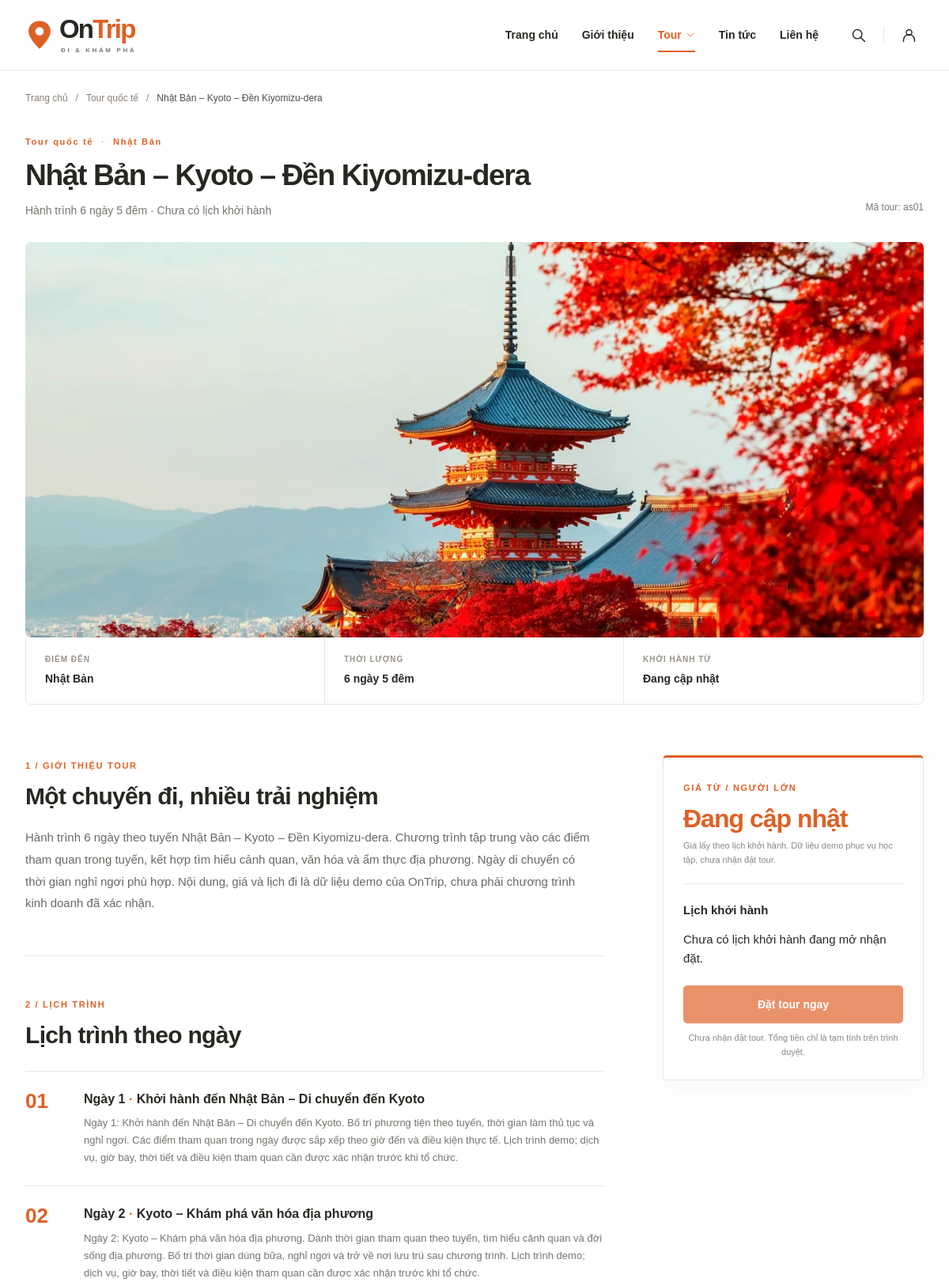
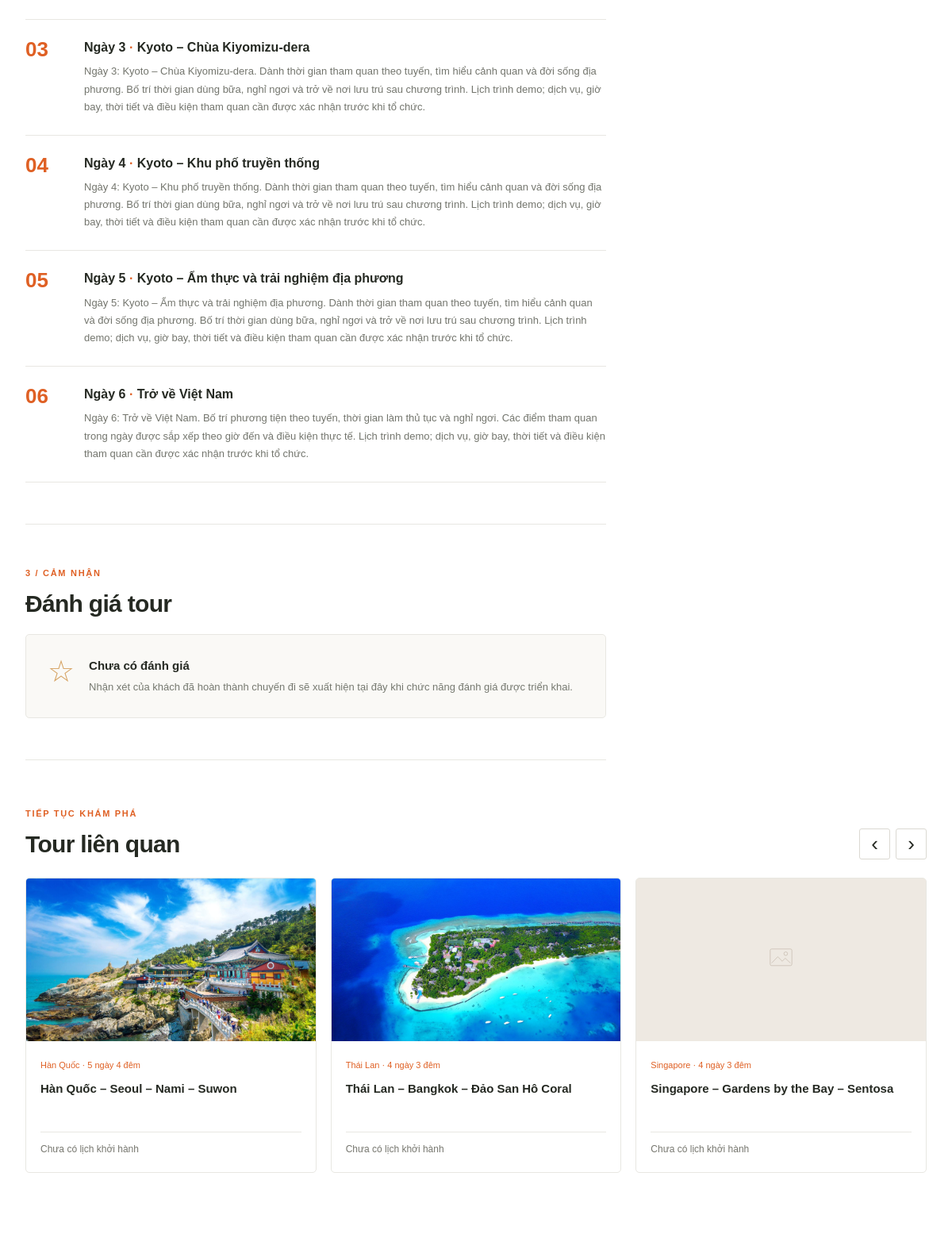
Screenshot of /index.php?page=tour-detail&type=international&id=as01 (upper part) with the database file from the repository (2 pictures, top to bottom).
### tables this page shows
CREATE TABLE IF NOT EXISTS `tour` (
    `id_tour` BIGINT UNSIGNED NOT NULL AUTO_INCREMENT,
    `ma_tour` VARCHAR(30) NOT NULL,
    `id_diem_den_chinh` BIGINT UNSIGNED NOT NULL,
    `ten_tour` VARCHAR(255) NOT NULL,
    `gioi_thieu` TEXT DEFAULT NULL,
    `so_ngay` TINYINT UNSIGNED NOT NULL,
    `duong_dan_anh` VARCHAR(255) DEFAULT NULL,
    `trang_thai` ENUM('draft', 'published', 'archived') NOT NULL DEFAULT 'draft',
    `noi_bat` TINYINT(1) NOT NULL DEFAULT 0,
    `tao_luc` TIMESTAMP NOT NULL DEFAULT CURRENT_TIMESTAMP,
    `cap_nhat_luc` TIMESTAMP NOT NULL DEFAULT CURRENT_TIMESTAMP ON UPDATE CURRENT_TIMESTAMP,
    PRIMARY KEY (`id_tour`),
    UNIQUE KEY `uq_tours_code` (`ma_tour`),
    KEY `idx_tours_destination_status` (`id_diem_den_chinh`, `trang_thai`),
    KEY `idx_tours_featured_status` (`noi_bat`, `trang_thai`),
    CONSTRAINT `chk_tours_duration` CHECK (`so_ngay` > 0),
    CONSTRAINT `fk_tours_destination` FOREIGN KEY (`id_diem_den_chinh`)
        REFERENCES `diem_den` (`id_diem_den`) ON UPDATE RESTRICT ON DELETE RESTRICT
);

CREATE TABLE IF NOT EXISTS `diem_den` (
    `id_diem_den` BIGINT UNSIGNED NOT NULL AUTO_INCREMENT,
    `ma_khu_vuc` VARCHAR(32) NOT NULL,
    `ten_diem_den` VARCHAR(120) NOT NULL,
    `duong_dan_anh` VARCHAR(255) DEFAULT NULL,
    `dang_hoat_dong` TINYINT(1) NOT NULL DEFAULT 1,
    PRIMARY KEY (`id_diem_den`),
    UNIQUE KEY `uq_destinations_region_name` (`ma_khu_vuc`, `ten_diem_den`),
    CONSTRAINT `fk_destinations_region` FOREIGN KEY (`ma_khu_vuc`)
        REFERENCES `khu_vuc_tour` (`ma_khu_vuc`) ON UPDATE CASCADE ON DELETE RESTRICT
);

CREATE TABLE IF NOT EXISTS `lich_trinh_ngay` (
    `id_lich_trinh_ngay` BIGINT UNSIGNED NOT NULL AUTO_INCREMENT,
    `id_tour` BIGINT UNSIGNED NOT NULL,
    `ngay_thu` TINYINT UNSIGNED NOT NULL,
    `tieu_de` VARCHAR(255) NOT NULL,
    `noi_dung` TEXT NOT NULL,
    PRIMARY KEY (`id_lich_trinh_ngay`),
    UNIQUE KEY `uq_itinerary_tour_day` (`id_tour`, `ngay_thu`),
    CONSTRAINT `chk_itinerary_day` CHECK (`ngay_thu` > 0),
    CONSTRAINT `fk_itinerary_tour` FOREIGN KEY (`id_tour`)
        REFERENCES `tour` (`id_tour`) ON UPDATE RESTRICT ON DELETE CASCADE
);

### app/controllers/TourController.php (called while the page is built, shortened)
<?php
require_once __DIR__ . '/../../config/database.php';
require_once __DIR__ . '/../models/tour.php';
class TourController
{
    private TourModel $model;
    public function __construct()
    {
        $this->model = new TourModel(getDatabaseConnection());
    }
    private function queryString(string $name): string
    {
        return is_string($_GET[$name] ?? null) ? trim($_GET[$name]) : '';
    }
    private function prepareImage(array $tour): array
    {
        $publicRoot = realpath(__DIR__ . '/../../public');
        $image = $tour['image'] ?? '';
        $file = $image !== '' ? realpath($publicRoot . '/' . $image) : false;
        $assetsRoot = realpath($publicRoot . '/assets/images') . DIRECTORY_SEPARATOR;
        if ($file === false || !is_file($file) || !str_starts_with($file, $assetsRoot)) {
            $tour['image'] = 'assets/images/placeholder.svg';
        }
        return $tour;
    }
    public function detail(): void
    {
        $tourType = $this->queryString('type') === 'international' ? 'international' : 'domestic';
        $typeTitle = $tourType === 'domestic' ? 'Tour trong nước' : 'Tour quốc tế';
        $code = $this->queryString('id');
        $tour = $this->model->findPublishedTour($tourType, $code);
        $notFound = $tour === null;
        $relatedTours = [];
        $selectedSchedule = null;
        if ($notFound) {
            http_response_code(404);
        } else {
            $tour = $this->prepareImage($tour);
            $selectedSchedule = $tour['schedules'][0] ?? null;
            $relatedTours = array_values(array_filter(
                $this->model->getPublishedTours($tourType),
                static fn($item) => $item['id'] !== $tour['id']
            ));
            usort($relatedTours, static fn($a, $b) =>
                (int) ($b['region'] === $tour['region']) <=> (int) ($a['region'] === $tour['region'])
            );
            $relatedTours = array_map($this->prepareImage(...), array_slice($relatedTours, 0, 6));
        }
        require __DIR__ . '/../views/tours/detail.php';
    }
}

### config/database.php (called while the page is built, shortened)
<?php
function getDatabaseConnection(): PDO
{
    $host = getenv('DB_HOST') ?: '127.0.0.1';
    $port = getenv('DB_PORT') ?: '3306';
    $database = getenv('DB_NAME') ?: 'ontrip';
    $username = getenv('DB_USER') ?: 'root';
    $password = getenv('DB_PASS');
    $password = $password === false ? '' : $password;
    $dsn = "mysql:host={$host};port={$port};dbname={$database};charset=utf8mb4";
    $connection = new PDO($dsn, $username, $password, [
        PDO::ATTR_ERRMODE => PDO::ERRMODE_EXCEPTION,
        PDO::ATTR_DEFAULT_FETCH_MODE => PDO::FETCH_ASSOC,
        PDO::ATTR_EMULATE_PREPARES => false,
    ]);
    return $connection;
}

### app/models/tour.php (called while the page is built, shortened)
<?php
class TourModel
{
    private $connection;
    public function __construct(PDO $connection)
    {
        $this->connection = $connection;
    }
    public function getPublishedTours(string $type, ?string $code = null): array
    {
        $codeCondition = $code !== null ? ' AND t.ma_tour = ?' : '';
        $statement = $this->connection->prepare(
            "SELECT t.id_tour, t.ma_tour AS id, t.ten_tour AS name, t.gioi_thieu AS introduction,
                    t.so_ngay AS days, t.duong_dan_anh AS image, t.noi_bat AS featured,
                    k.loai_tour AS type,
                    d.ten_diem_den AS destination, d.id_diem_den AS destination_id, d.ma_khu_vuc AS region
             FROM tour t
             JOIN diem_den d ON d.id_diem_den = t.id_diem_den_chinh
             JOIN khu_vuc_tour k ON k.ma_khu_vuc = d.ma_khu_vuc
             WHERE k.loai_tour = ? AND t.trang_thai = 'published' AND d.dang_hoat_dong = 1
             $codeCondition ORDER BY k.thu_tu, t.ma_tour"
        );
        $statement->execute($code !== null ? [$type, $code] : [$type]);
        $tours = $statement->fetchAll();
        $ids = array_column($tours, 'id_tour');
        $placeholders = implode(',', array_fill(0, count($ids), '?'));
        $now = new DateTimeImmutable('now', new DateTimeZone('Asia/Ho_Chi_Minh'));
        $statement = $this->connection->prepare(
            "SELECT id_lich_khoi_hanh AS id, id_tour, ngay_khoi_hanh AS date,
                    diem_khoi_hanh AS origin, gia_nguoi_lon AS adult_price,
                    gia_tre_em AS child_price, so_cho AS capacity
             FROM lich_khoi_hanh
             WHERE id_tour IN ($placeholders) AND trang_thai = 'open'
               AND ngay_khoi_hanh >= ? AND (han_dat IS NULL OR han_dat >= ?)
             ORDER BY ngay_khoi_hanh, id_lich_khoi_hanh"
        );
        $parameters = array_merge($ids, [
            $now->format('Y-m-d'),
            $now->format('Y-m-d H:i:s'),
        ]);
        $statement->execute($parameters);
        $schedules = [];
        foreach ($statement->fetchAll() as $schedule) {
            $schedule['adult_price'] = (int) $schedule['adult_price'];
            $schedule['child_price'] = (int) $schedule['child_price'];
            $schedules[$schedule['id_tour']][] = $schedule;
        }
        $statement = $this->connection->prepare(
            "SELECT tn.id_tour, tn.ma_nhu_cau FROM tour_nhu_cau tn
             JOIN nhu_cau n ON n.ma_nhu_cau = tn.ma_nhu_cau
             WHERE tn.id_tour IN ($placeholders) AND n.dang_hoat_dong = 1 ORDER BY n.thu_tu"
        );
        $statement->execute($ids);
        $needs = [];
        foreach ($statement->fetchAll() as $need) {
            $needs[$need['id_tour']][] = $need['ma_nhu_cau'];
        }
        foreach ($tours as &$tour) {
            $tour['days'] = (int) $tour['days'];
            $tour['duration'] = $tour['days'] . ' ngày ' . ($tour['days'] - 1) . ' đêm';
            $tour['needs'] = $needs[$tour['id_tour']] ?? [];
            $tour['schedules'] = $schedules[$tour['id_tour']] ?? [];
            $tour['dates'] = array_values(array_unique(array_column($tour['schedules'], 'date')));
            $tour['origins'] = array_values(array_unique(array_column($tour['schedules'], 'origin')));
            $tour['origin'] = implode(', ', $tour['origins']);
            $tour['price'] = $tour['schedules'] ? min(array_column($tour['schedules'], 'adult_price')) : null;
        }
        return $tours;
    }
    public function findPublishedTour(string $type, string $code): ?array
    {
        foreach ($this->getPublishedTours($type, $code) as $tour) {
            if ($tour['id'] === $code) {
                $statement = $this->connection->prepare(
                    'SELECT ngay_thu AS day, tieu_de AS title, noi_dung AS content
                     FROM lich_trinh_ngay WHERE id_tour = ? ORDER BY ngay_thu'
                );
                $statement->execute([$tour['id_tour']]);
                $tour['itinerary'] = $statement->fetchAll();
                return $tour;
            }
        }
        return null;
    }
}

### app/views/tours/detail.php (the view, shortened to what this page needs)
<?php
$escape = static function ($value): string {
    return htmlspecialchars((string) $value, ENT_QUOTES, 'UTF-8');
};
$adultPrice = $selectedSchedule['adult_price'] ?? 0;
$childPrice = $selectedSchedule['child_price'] ?? 0;
?>
<!doctype html>
<html lang="vi">
<head>
    <link rel="stylesheet" href="assets/css/style.css">
</head>
<body class="detail-page">
<?php require __DIR__ . '/../partials/header.php'; ?>
<main id="noi-dung" class="detail-main">
<?php if ($notFound): ?>
    <div class="container detail-not-found"><h1>Không tìm thấy tour</h1><p>Tour không tồn tại hoặc chưa được công bố.</p><a class="button button-primary" href="index.php?page=tours&amp;type=<?= $tourType ?>">Xem danh sách tour</a></div>
<?php else: ?>
    <div class="container">
        <nav class="detail-breadcrumb" aria-label="Đường dẫn trang"><a href="index.php">Trang chủ</a><span>/</span><a href="index.php?page=tours&amp;type=<?= $tourType ?>"><?= $typeTitle ?></a><span>/</span><span aria-current="page"><?= $escape($tour['name']) ?></span></nav>
        <header class="detail-heading">
            <div><span class="detail-kicker"><?= $typeTitle ?> <span>·</span> <?= $escape($tour['destination']) ?></span><h1><?= $escape($tour['name']) ?></h1><p>Hành trình <?= $escape($tour['duration']) ?> · <?= $tour['origin'] !== '' ? 'Khởi hành từ ' . $escape($tour['origin']) : 'Chưa có lịch khởi hành' ?></p></div>
            <span class="detail-code">Mã tour: <?= $escape($tour['id']) ?></span>
        </header>
        <div class="detail-hero"><img src="<?= $escape($tour['image']) ?>" alt="<?= $escape($tour['destination']) ?>" width="1200" height="590"></div>
        <div class="detail-facts" aria-label="Thông tin nhanh">
            <div><span>ĐIỂM ĐẾN</span><strong><?= $escape($tour['destination']) ?></strong></div>
            <div><span>THỜI LƯỢNG</span><strong><?= $escape($tour['duration']) ?></strong></div>
            <div><span>KHỞI HÀNH TỪ</span><strong><?= $escape($tour['origin'] ?: 'Đang cập nhật') ?></strong></div>
        </div>
        <div class="detail-layout">
            <div class="detail-content">
                <section class="detail-section" id="tong-quan">
                    <span class="detail-section-label">1 / GIỚI THIỆU TOUR</span><h2>Một chuyến đi, nhiều trải nghiệm</h2>
                    <p><?= nl2br($escape($tour['introduction'] ?: 'Giới thiệu tour đang được cập nhật.')) ?></p>
                </section>
                <section class="detail-section" id="lich-trinh">
                    <span class="detail-section-label">2 / LỊCH TRÌNH</span><h2>Lịch trình theo ngày</h2>
                    <div class="detail-days">
                        <?php foreach ($tour['itinerary'] as $day): ?>
                        <article class="detail-day">
                            <span class="detail-day-number"><?= str_pad((string) $day['day'], 2, '0', STR_PAD_LEFT) ?></span>
                            <div><h3>Ngày <?= (int) $day['day'] ?> <span>·</span> <?= $escape($day['title']) ?></h3><p><?= nl2br($escape($day['content'])) ?></p></div>
                        </article>
                        <?php endforeach; ?>
                    </div>
                </section>
                <section class="detail-section" id="danh-gia"><span class="detail-section-label">3 / CẢM NHẬN</span><h2>Đánh giá tour</h2><div class="detail-review-empty"><span aria-hidden="true">☆</span><div><strong>Chưa có đánh giá</strong><p>Nhận xét của khách đã hoàn thành chuyến đi sẽ xuất hiện tại đây khi chức năng đánh giá được triển khai.</p></div></div></section>
            </div>
            <aside class="detail-sidebar" aria-label="Lịch khởi hành và tạm tính tour">
                <div class="detail-booking" <?= $selectedSchedule ? 'data-booking-preview' : '' ?> data-adult-price="<?= $adultPrice ?>" data-child-price="<?= $childPrice ?>">
                    <span class="detail-booking-label">GIÁ TỪ / NGƯỜI LỚN</span>
                    <p class="detail-price"><?= $tour['price'] !== null ? number_format($tour['price'], 0, ',', '.') . ' <small>₫</small>' : 'Đang cập nhật' ?></p>
                    <p class="detail-price-note">Giá lấy theo lịch khởi hành. Dữ liệu demo phục vụ học tập, chưa nhận đặt tour.</p>
                    <div class="detail-booking-divider"></div><h2>Lịch khởi hành</h2>
                    <?php if (!$selectedSchedule): ?>
                        <p>Chưa có lịch khởi hành đang mở nhận đặt.</p>
                    <?php endif; ?>
                    <button class="button button-primary detail-book-button" type="button" disabled>Đặt tour ngay</button><p class="detail-static-note">Chưa nhận đặt tour. Tổng tiền chỉ là tạm tính trên trình duyệt.</p>
                </div>
            </aside>
        </div>
        <?php if ($relatedTours): ?>
        <section class="detail-related" aria-labelledby="related-title">
            <div class="detail-related-heading"><div><span class="detail-section-label">TIẾP TỤC KHÁM PHÁ</span><h2 id="related-title">Tour liên quan</h2></div><div class="detail-related-controls"><button type="button" data-related-prev aria-label="Xem các tour liên quan trước">‹</button><button type="button" data-related-next aria-label="Xem các tour liên quan tiếp theo">›</button></div></div>
            <div class="detail-related-grid" data-related-grid>
                <?php foreach ($relatedTours as $index => $related): ?>
                <article class="detail-related-card" data-related-card <?= $index >= 3 ? 'hidden' : '' ?>>
                    <a href="index.php?page=tour-detail&amp;type=<?= $tourType ?>&amp;id=<?= $escape($related['id']) ?>"><img src="<?= $escape($related['image']) ?>" alt="<?= $escape($related['destination']) ?>" width="380" height="250" loading="lazy"><div><span><?= $escape($related['destination']) ?> · <?= $escape($related['duration']) ?></span><h3><?= $escape($related['name']) ?></h3><p><?= $related['price'] !== null ? 'Từ <strong>' . number_format($related['price'], 0, ',', '.') . ' ₫</strong> / người lớn' : 'Chưa có lịch khởi hành' ?></p></div></a>
                </article>
                <?php endforeach; ?>
            </div>
        </section>
        <?php endif; ?>
    </div>
<?php endif; ?>
</main>
</body>
</html>

### rows the page displays
tour: ten_tour "Nhật Bản – Kyoto – Đền Kiyomizu-dera", id_diem_den_chinh.ten_diem_den "Nhật Bản", ma_tour "as01", duong_dan_anh (picture), gioi_thieu "Hành trình 6 ngày theo tuyến Nhật Bản – Kyoto – Đền Kiyomizu-dera. Chương trình tập trung vào các điểm tham quan trong tuyến, kết hợp tìm hiểu cảnh quan, văn hóa và ẩm thực địa phương. Ngày di chuyển có thời gian nghỉ ngơi phù hợp. Nội dung, giá và lịch đi là dữ liệu demo của OnTrip, chưa phải chương trình kinh doanh đã xác nhận."
lich_trinh_ngay: ngay_thu "01", ngay_thu "1", tieu_de "Khởi hành đến Nhật Bản – Di chuyển đến Kyoto", noi_dung "Ngày 1: Khởi hành đến Nhật Bản – Di chuyển đến Kyoto. Bố trí phương tiện theo tuyến, thời gian làm thủ tục và nghỉ ngơi. Các điểm tham quan trong ngày được sắp xếp theo giờ đến và điều kiện thực tế. Lịch trình demo; dịch vụ, giờ bay, thời tiết và điều kiện tham quan cần được xác nhận trước khi tổ chức."
lich_trinh_ngay: ngay_thu "02", ngay_thu "2", tieu_de "Kyoto – Khám phá văn hóa địa phương", noi_dung "Ngày 2: Kyoto – Khám phá văn hóa địa phương. Dành thời gian tham quan theo tuyến, tìm hiểu cảnh quan và đời sống địa phương. Bố trí thời gian dùng bữa, nghỉ ngơi và trở về nơi lưu trú sau chương trình. Lịch trình demo; dịch vụ, giờ bay, thời tiết và điều kiện tham quan cần được xác nhận trước khi tổ chức."
lich_trinh_ngay: ngay_thu "03", ngay_thu "3", tieu_de "Kyoto – Chùa Kiyomizu-dera", noi_dung "Ngày 3: Kyoto – Chùa Kiyomizu-dera. Dành thời gian tham quan theo tuyến, tìm hiểu cảnh quan và đời sống địa phương. Bố trí thời gian dùng bữa, nghỉ ngơi và trở về nơi lưu trú sau chương trình. Lịch trình demo; dịch vụ, giờ bay, thời tiết và điều kiện tham quan cần được xác nhận trước khi tổ chức."
lich_trinh_ngay: ngay_thu "04", ngay_thu "4", tieu_de "Kyoto – Khu phố truyền thống", noi_dung "Ngày 4: Kyoto – Khu phố truyền thống. Dành thời gian tham quan theo tuyến, tìm hiểu cảnh quan và đời sống địa phương. Bố trí thời gian dùng bữa, nghỉ ngơi và trở về nơi lưu trú sau chương trình. Lịch trình demo; dịch vụ, giờ bay, thời tiết và điều kiện tham quan cần được xác nhận trước khi tổ chức."
lich_trinh_ngay: ngay_thu "05", ngay_thu "5", tieu_de "Kyoto – Ẩm thực và trải nghiệm địa phương", noi_dung "Ngày 5: Kyoto – Ẩm thực và trải nghiệm địa phương. Dành thời gian tham quan theo tuyến, tìm hiểu cảnh quan và đời sống địa phương. Bố trí thời gian dùng bữa, nghỉ ngơi và trở về nơi lưu trú sau chương trình. Lịch trình demo; dịch vụ, giờ bay, thời tiết và điều kiện tham quan cần được xác nhận trước khi tổ chức."
lich_trinh_ngay: ngay_thu "06", ngay_thu "6", tieu_de "Trở về Việt Nam", noi_dung "Ngày 6: Trở về Việt Nam. Bố trí phương tiện theo tuyến, thời gian làm thủ tục và nghỉ ngơi. Các điểm tham quan trong ngày được sắp xếp theo giờ đến và điều kiện thực tế. Lịch trình demo; dịch vụ, giờ bay, thời tiết và điều kiện tham quan cần được xác nhận trước khi tổ chức."
tour: duong_dan_anh (picture), id_diem_den_chinh.ten_diem_den "Hàn Quốc", duration "5 ngày 4 đêm", ten_tour "Hàn Quốc – Seoul – Nami – Suwon"
tour: duong_dan_anh (picture), id_diem_den_chinh.ten_diem_den "Thái Lan", duration "4 ngày 3 đêm", ten_tour "Thái Lan – Bangkok – Đảo San Hô Coral"
tour: shows a picture, id_diem_den_chinh.ten_diem_den "Singapore", duration "4 ngày 3 đêm", ten_tour "Singapore – Gardens by the Bay – Sentosa"

### other values shown
$typeTitle "Tour quốc tế"
$escape($tour['duration']) "6 ngày 5 đêm"
$escape($tour['origin'] ?: 'Đang cập nhật') "Đang cập nhật"
